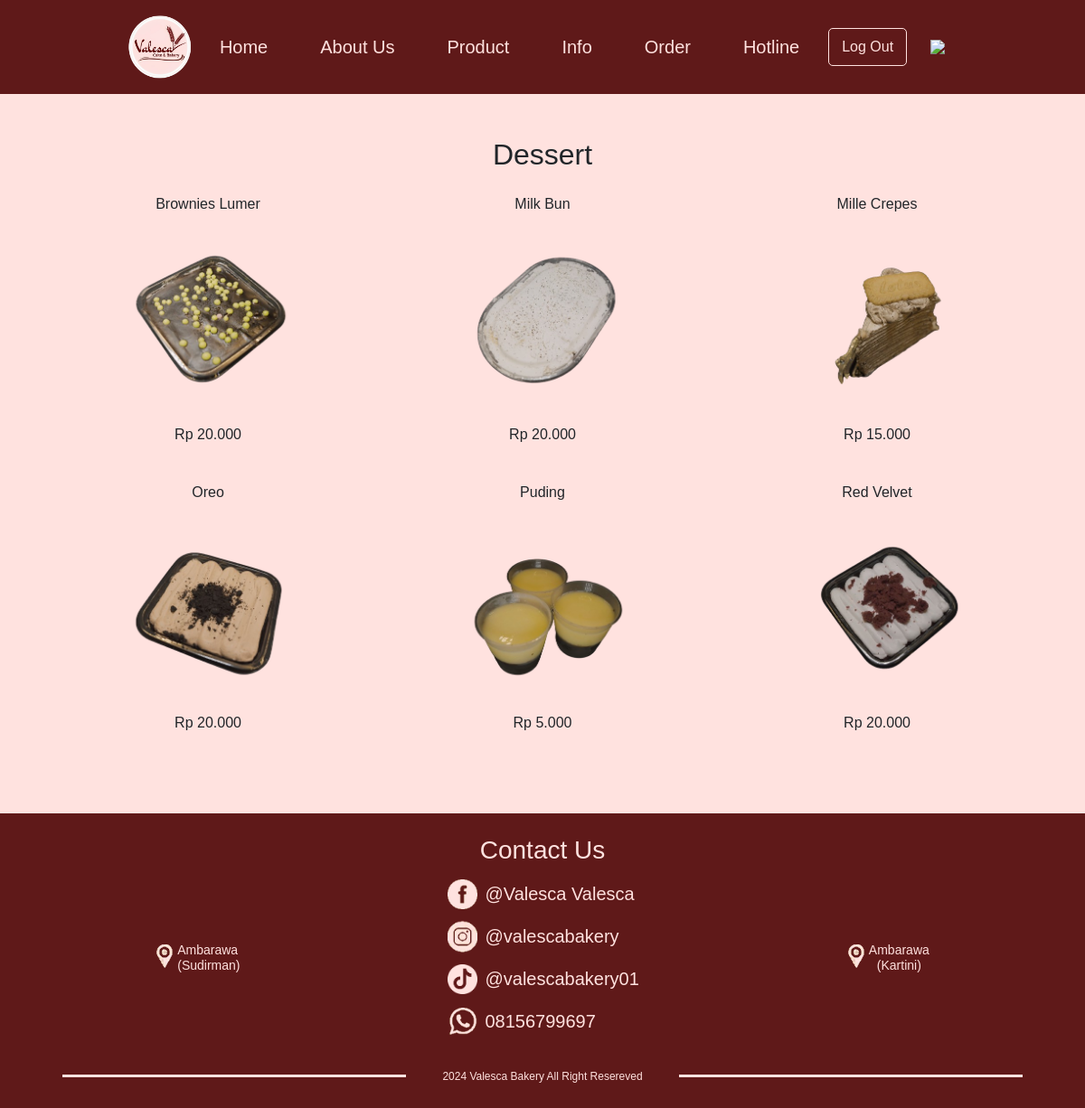
/Produk/Dessert/Dessert.php (signed in), run on the app's committed database.
### tables this page shows
CREATE TABLE `dessert` (
  `id` int(11) NOT NULL,
  `title` varchar(255) NOT NULL,
  `kategori` varchar(50) NOT NULL,
  `price` decimal(10,2) NOT NULL,
  `link` varchar(255) NOT NULL
);

### Produk/Dessert/Dessert.php (the view, shortened to what this page needs)
<?php
$servername = "localhost";
$username = "root";
$password = "";
$dbname = "db_valesca";
$port = 3308;
$conn = new mysqli($servername, $username, $password, $dbname, $port);
$login = isset($_SESSION['username']);
$sql = "SELECT * FROM dessert";
$result = $conn->query($sql);
?>
<!DOCTYPE html>
<html lang="en">
<head>
    <link href="https://stackpath.bootstrapcdn.com/bootstrap/4.5.2/css/bootstrap.min.css" rel="stylesheet">
    <link rel="stylesheet" href="https://cdn.jsdelivr.net/npm/bootstrap@4.0.0/dist/css/bootstrap.min.css"
>
    <link rel="stylesheet" href="http://localhost/TR/valescaa.css">
</head>
<body>
<nav class="sticky-top navbar navbar-expand-lg d-flex custom-navbar">
        <div class="collapse navbar-collapse" id="navbarNav">
            <img class="img-fluid" id="logo" src="http://localhost/TR/Logo.PNG">
            <ul class="navbar-nav">
                <li class="nav-item pr-4"><a class="nav-link" href="http://localhost/TR/Home.php">Home</a></li>
                <li class="nav-item pr-4"><a class="nav-link" href="http://localhost/TR/AboutUs.php">About Us</a></li>
                <li class="nav-item dropdown pr-4">
                    <a class="nav-link" href="http://localhost/TR/Product.php">
                        Product
                    </a>
                </li>
                <li class="nav-item dropdown pr-4">
                    <a class="nav-link" href="http://localhost/TR/Promo.php">
                        Info
                    </a>
                </li>
                <li class="nav-item dropdown pr-4">
                    <a class="nav-link" href="http://localhost/TR/Orders.php">
                        Order
                    </a>
                </li>
                <li class="nav-item pr-4"><a class="nav-link" href="http://localhost/TR/hotline.php">Hotline</a></li>
                <?php
                if ($login) {
                    ?>
                    <li class="nav-item login" id="login">
                        <a class="btn btn-custom" href="http://localhost/TR/logout.php">Log Out</a>
                    </li>
                    <?php
                } else {
                    ?>
                    <li class="nav-item login" id="logout">
                        <a class="btn btn-custom" href="http://localhost/TR/login.php">Login Member</a>
                    </li>
                    <?php
                }
                ?>
            </ul>
            <img src="http://localhost/TR/halal.PNG" id="halal">
        </div>
    </nav>
    <section class="products py-5">
        <div class="container">
            <h2 class="text-center mb-4">Dessert</h2>
            <div class="d-flex justify-content-center flex-wrap">
                <?php if ($result && $result->num_rows > 0) : ?>
                    <?php while ($row = $result->fetch_assoc()) : ?>
                        <div class="col-lg-4 mb-4 d-flex justify-content-center">
                            <div class="text-center">
                                <p class="text-black"><?php echo htmlspecialchars($row['title']); ?></p>
                                <img src="<?php echo htmlspecialchars($row['link']); ?>" alt="<?php echo htmlspecialchars($row['title']); ?>" class="img-fluid rounded product-img" style="height: 200px; width: 100%; object-fit: cover; margin-bottom: 15px;">
                                <p class="text-black">Rp <?php echo number_format($row['price'], 0, ',', '.'); ?></p>
                            </div>
                        </div>
                    <?php endwhile; ?>
                <?php else : ?>
                    <p class="text-center">Menu tidak tersedia</p>
                <?php endif; ?>
            </div>
        </div>
    </section>
    <footer class="custom-footer d-flex justify-content-center flex-column">
        <h1 class="text-center mt-4">Contact Us</h1>
        <div class="d-flex align-items-center justify-content-center div-2">
            <div class="d-flex align-items-center cabang">
                <img src="http://localhost/TR//maps.webp">
                <div class="d-flex flex-column">
                    <h6>Ambarawa</h6>
                    <h6>(Sudirman)</h6>
                </div>
            </div>
            <div class="d-flex align-items-center flex-column contact">
                <div class="d-flex justify-content-start flex-column">
                    <div class="d-flex justify-content-start align-items-center py-1">
                        <img src="http://localhost/TR//Facebook.webp" id="logo-fb">
                        <h5>@Valesca Valesca</h5>
                    </div>
                    <div class="d-flex justify-content-start align-items-center py-1">
                        <img src="http://localhost/TR//Instagram.webp" id="logo-ig">
                        <h5>@valescabakery</h5>
                    </div>
                    <div class="d-flex justify-content-start align-items-center py-1">
                        <img src="http://localhost/TR//Tiktok.webp" id="logo-tiktok">
                        <h5>@valescabakery01</h5>
                    </div>
                    <div class="d-flex justify-content-start align-items-center py-1">
                        <img src="http://localhost/TR//Whatsaap.webp" id="logo-wa">
                        <h5>08156799697</h5>
                    </div>
                </div>
            </div>
            <div class="d-flex align-items-center cabang">
                <img src="http://localhost/TR//maps.webp">
                <div class="d-flex align-items-center justify-content-center flex-column">
                    <h6>Ambarawa</h6>
                    <h6>(Kartini)</h6>
                </div>
            </div>
        </div>
        <div class="d-flex justify-content-center align-items-center div-3">
            <div class="box"></div>
            <h6>2024 Valesca Bakery All Right Resereved</h6>
            <div class="box"></div>
        </div>
    </footer>
</body>
</html>

### valescaa.css (style rules this page uses)
body { font-family: 'Trebuchet MS', 'Lucida Sans Unicode', 'Lucida Grande', 'Lucida Sans', Arial, sans-serif; font-optical-sizing: auto; font-weight: 12px; font-style: normal; background-color: #ffe2df; }
.custom-navbar { padding-top: 15px; padding-bottom: 15px; background-color: #5f1919 !important; max-height: 600px; }
.custom-navbar .nav-link { color: #ffe2df !important; }
.btn-custom { margin-top: 2px; color: #ffe2df; text-decoration: none; padding: 8px 14px; border: 1px solid #ffe2df; border-radius: 5px; display: inline-block; }
.custom-footer { background-color: #5f1919 !important; color: #ffe2df !important; }
a { color: #ffe2df; text-decoration: none; }
.nav-link { font-size: 20px; }
.navbar-nav li { padding-left: 18px; padding-right: 18px; }
#login { padding-left: 0px; padding-right: 0px; margin-right: 26px; }
.product-img { max-width: 100%; max-height: 300px; object-fit: cover; transition: transform 0.3s ease, box-shadow 0.3s ease; }
h1 { font-size: clamp(26px, 4vw, 42px); }
#logo { width: 80px; }
footer h1 { font-size: clamp(8px, 2.5vw, 28px); }
footer h5 { font-size: clamp(8px, 2vw, 20px); }
footer h6 { font-size: clamp(4px, 2vw, 14px); }
#halal { width: 70px; }
#logo-fb { width: 33px; height: 33px; }
#logo-ig { width: 33px; height: 36px; }
#logo-tiktok { width: 33px; height: 33px; }
#logo-wa { width: 33px; height: 30px; }
footer h5 { margin-left: 8px; padding-top: 7px; }
.contact { margin-left: 300px; margin-right: 300px; }
.cabang h6 { margin-bottom: 0px; padding-bottom: 0px; }
.cabang img { margin-bottom: 3px; margin-right: 4px; }
footer .div-2 { margin-bottom: 30px; }
.div-3 { margin-bottom: 20px; }
.div-3 h6 { margin-left: 40px; margin-right: 40px; font-size: 14px; text-align: center; }
.box { width: 490px; height: 3px; background-color: #ffe2df; margin-bottom: 8px; }
@media (max-width: 1200px) { .contact { margin-left: 230px; margin-right: 230px; } }
@media (max-width: 1200px) { footer .div-2 { margin-bottom: 30px; } }
@media (max-width: 1200px) { .div-3 { margin-bottom: 20px; } }
@media (max-width: 1200px) { .div-3 h6 { margin-left: 40px; margin-right: 40px; font-size: 12px; } }
@media (max-width: 1200px) { .box { width: 380px; height: 3px; background-color: #ffe2df; margin-bottom: 8px; } }
@media (min-width: 991px) { .navbar-collapse { justify-content: center; } }

### data on the page
dessert: title "Brownies Lumer", link (picture), price "20.000"
dessert: title "Milk Bun", link (picture), price "20.000"
dessert: title "Mille Crepes", link (picture), price "15.000"
dessert: title "Oreo", link (picture), price "20.000"
dessert: title "Puding", link (picture), price "5.000"
dessert: title "Red Velvet", link (picture), price "20.000"
